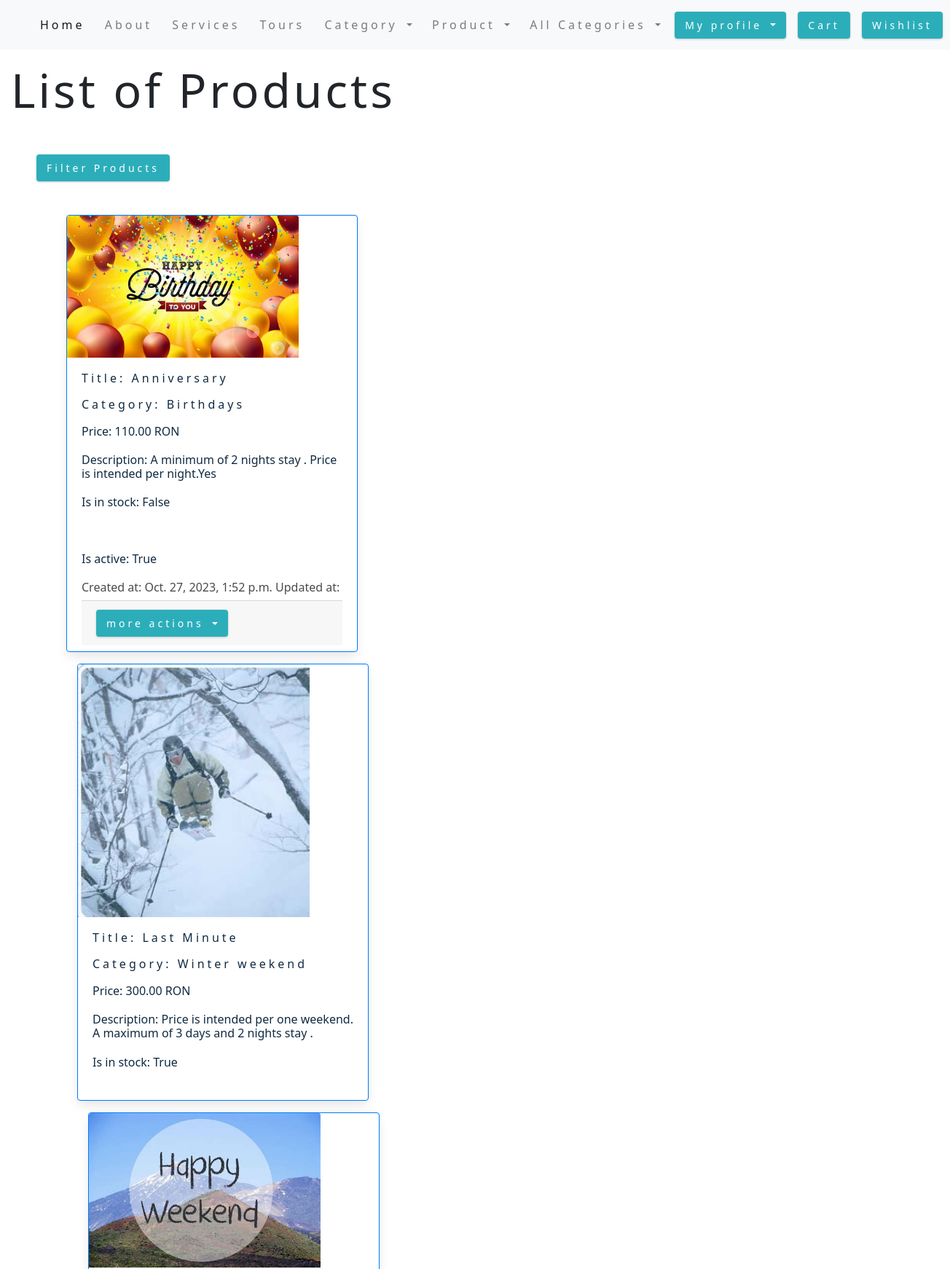
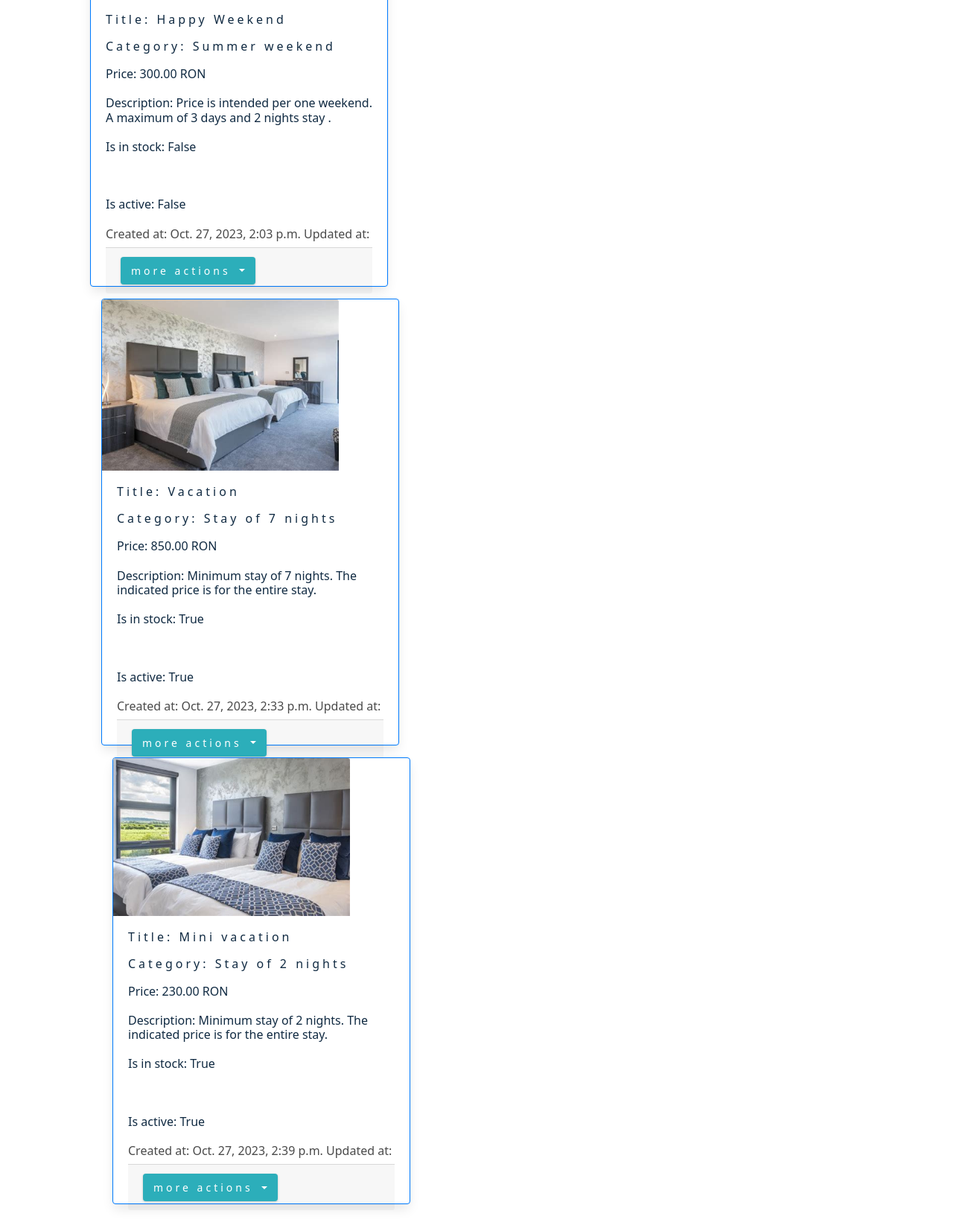
/product/list_products/ (signed in), run on the app's committed database (2 pictures, top to bottom).
### product/models.py (models this page shows)
class Product(models.Model):
    category = models.ForeignKey(Category, on_delete=models.CASCADE, null=True)
    title = models.CharField(max_length=50)
    description = models.TextField(max_length=400)
    profile = models.ImageField(upload_to='profile/', null=True)
    price = models.DecimalField(max_digits=5, decimal_places=2)
    in_stock = models.BooleanField(default=True)
    is_active = models.BooleanField(default=True)
    created_at = models.DateTimeField(auto_now_add=True)
    updated_at = models.DateTimeField(auto_now=True)
    def __str__(self):
        return f'{self.title}{self.category}'

### category/models.py (models this page shows)
class Category(models.Model):
    name = models.CharField(max_length=30)
    created_at = models.DateTimeField(auto_now_add=True)
    updated_at = models.DateTimeField(auto_now=True)
    def __str__(self):
        return self.name

### product/views.py (the view)
# urls.py: path('list_products/', views.ProductListView.as_view(), name='list-products'),
class ProductListView(LoginRequiredMixin, ListView):
    template_name = 'product/list_products.html'
    model = Product
    context_object_name = 'all_products'
    def get_queryset(self):
        return Product.objects.all()
    def get_context_data(self, **kwargs):
        context = super().get_context_data(**kwargs)
        get_all_products = Product.objects.all()
        filters = ProductFilter(self.request.GET, queryset=get_all_products)
        context['all_products'] = filters.qs
        context['form_filters'] = filters.form
        return context

### online_store/context_processors.py (called while the page is built)
def get_all_categories(request):
    categories = Category.objects.all()
    return {'categories': categories}

### templates/product/list_products.html (shortened to what this page needs)
{% extends 'base.html' %}
{% load static %}
{% block content %}
    <div class="container-fluid mt-4">
        <h1>List of Products</h1>
        <div class="row row-cols-1 row-cols-md-4 g-3">
            <div class="col-md-6">
                <br>
            </div>
        </div>
             <div class="col-md-6">
        <form method="get">
            <div class="card-body">
                <button class="btn btn-primary" type="button" data-toggle="collapse" data-target="#collapseWidthExample"
                        aria-expanded="false" aria-controls="collapseWidthExample">
                    Filter Products
                </button>
                <div style="min-height: 10px;">
                </div>
            </div>
        </form>
    </div>
    <div class="d-flex flex-wrap">
        {% for product in all_products %}
            <div class="container py-2 my-2">
                <div class="card border-primary border-2" style="max-width: 400px; max-height: 600px;">
                    {% if product.profile %}
                        <img src="{{ product.profile.url }}" class="card-img-top" width="200" height="200" alt="img profile">
                    {% else %}
                        <img src="{% static 'images/carpatian-mountains.jpg' %}" class="card-img-top" width="300" height="100" alt="default image">
                    {% endif %}
                    <div class="card-body">
                        <h4 class="card-title">
                            <p>Title: {{ product.title }}</p>
                            <p>Category: {{ product.category }}</p>
                        </h4>
                        <h6 class="card-title">
                            <p>Price: {{ product.price }} RON</p>
                            <p>Description: {{ product.description }}</p>
                        </h6>
                        <h6 class="card-text">
                            <p>Is in stock: {{ product.in_stock }}</p>
                            <br><br>
                            <p>Is active: {{ product.is_active }}</p>
                        </h6>
                        <h6>
                            Created at: {{ product.created_at }}
                            Updated at: {{ product.updated_at_at }}
                        </h6>
                        <div class="card-footer text-center">
                            <div class="dropdown">
                                <button class="btn btn-info dropdown-toggle" type="button" data-toggle="dropdown" aria-expanded="false">
                                    more actions
                                </button>
                        </div>
                    </div>
                </div>
            </div>
        {% endfor %}
    </div>
    </div>
    </div>
{% endblock %}

### static/css/my_style.css (style rules this page uses)
:root { --clr-primary-1: hsl(184, 91%, 17%); --clr-primary-2: hsl(185, 84%, 25%); --clr-primary-3: hsl(185, 81%, 29%); --clr-primary-4: hsl(184, 77%, 34%); --clr-primary-5: hsl(185, 62%, 45%); --clr-primary-6: hsl(185, 57%, 50%); --clr-primary-7: hsl(184, 65%, 59%); --clr-primary-8: hsl(184, 80%, 74%); --clr-primary-9: hsl(185, 94%, 87%); --clr-primary-10: hsl(186, 100%, 94%); --clr-grey-1: hsl(209, 61%, 16%); --clr-grey-2: hsl(211, 39%, 23%); --clr-grey-3: hsl(209, 34%, 30%); --clr-grey-4: hsl(209, 28%, 39%); --clr-grey-5: hsl(210, 22%, 49%); --clr-grey-6: hsl(209, 23%, 60%); --clr-grey-7: hsl(211, 27%, 70%); --clr-grey-8: hsl(210, 31%, 80%); --clr-grey-9: hsl(212, 33%, 89%); --clr-grey-10: hsl(210, 36%, 96%); --clr-white: #fff; --ff-primary: 'Lato', sans-serif; --transition: all 0.3s linear; --spacing: 0.25rem; --radius: 0.5rem; --light-shadow: 0 5px 15px rgba(0, 0, 0, 0.1); --dark-shadow: 0 5px 15px rgba(0, 0, 0, 0.2); }
* { margin: 0; padding: 0; box-sizing: border-box; }
html { scroll-behavior: smooth; }
body { font-family: system-ui, -apple-system, BlinkMacSystemFont, 'Segoe UI', Roboto, Oxygen, Ubuntu, Cantarell, 'Open Sans', 'Helvetica Neue', sans-serif; background: var(--clr-white); line-height: 1.5; font-size: 0.875rem; }
img:not(.nav-logo) { width: 80%; display: block; }
h1, h2, h3, h4 { letter-spacing: var(--spacing); text-transform: none; line-height: 1.25; margin-bottom: 0.75rem; }
h1 { font-size: 3rem; }
h4 { font-size: 0.875rem; }
p { margin-bottom: 1.25rem; color: var(--clr-grey-1); }
@media screen and (min-width: 800px) { h1 { font-size: 4rem; } }
@media screen and (min-width: 800px) { h4 { font-size: 1rem; } }
@media screen and (min-width: 800px) { body { font-size: 1rem; } }
@media screen and (min-width: 800px) { h1, h2, h3, h4 { line-height: 1; } }
.btn { text-transform: none; background: var(--clr-primary-5); color: var(--clr-white); padding: 0.375rem 0.75rem; letter-spacing: var(--spacing); display: inline-block; transition: var(--transition); font-size: 0.875rem; border: 2px solid transparent; cursor: pointer; box-shadow: 0 1px 3px rgba(0, 0, 0, 0.2); }

### data on the page
Product: profile (picture), title "Anniversary", category "Birthdays", price "110.00", description "A minimum of 2 nights stay . Price is intended per night.Yes", in_stock "False", is_active "True", created_at "Oct. 27, 2023, 1:52 p.m."
Product: profile (picture), title "Last Minute", category "Winter weekend", price "300.00", description "Price is intended per one weekend. A maximum of 3 days and 2 nights stay .", in_stock "True"
Product: profile (picture), title "Happy Weekend", category "Summer weekend", price "300.00", description "Price is intended per one weekend. A maximum of 3 days and 2 nights stay .", in_stock "False", is_active "False", created_at "Oct. 27, 2023, 2:03 p.m."
Product: profile (picture), title "Vacation", category "Stay of 7 nights", price "850.00", description "Minimum stay of 7 nights. The indicated price is for the entire stay.", in_stock "True", is_active "True", created_at "Oct. 27, 2023, 2:33 p.m."
Product: profile (picture), title "Mini vacation", category "Stay of 2 nights", price "230.00", description "Minimum stay of 2 nights. The indicated price is for the entire stay.", in_stock "True", is_active "True", created_at "Oct. 27, 2023, 2:39 p.m."
